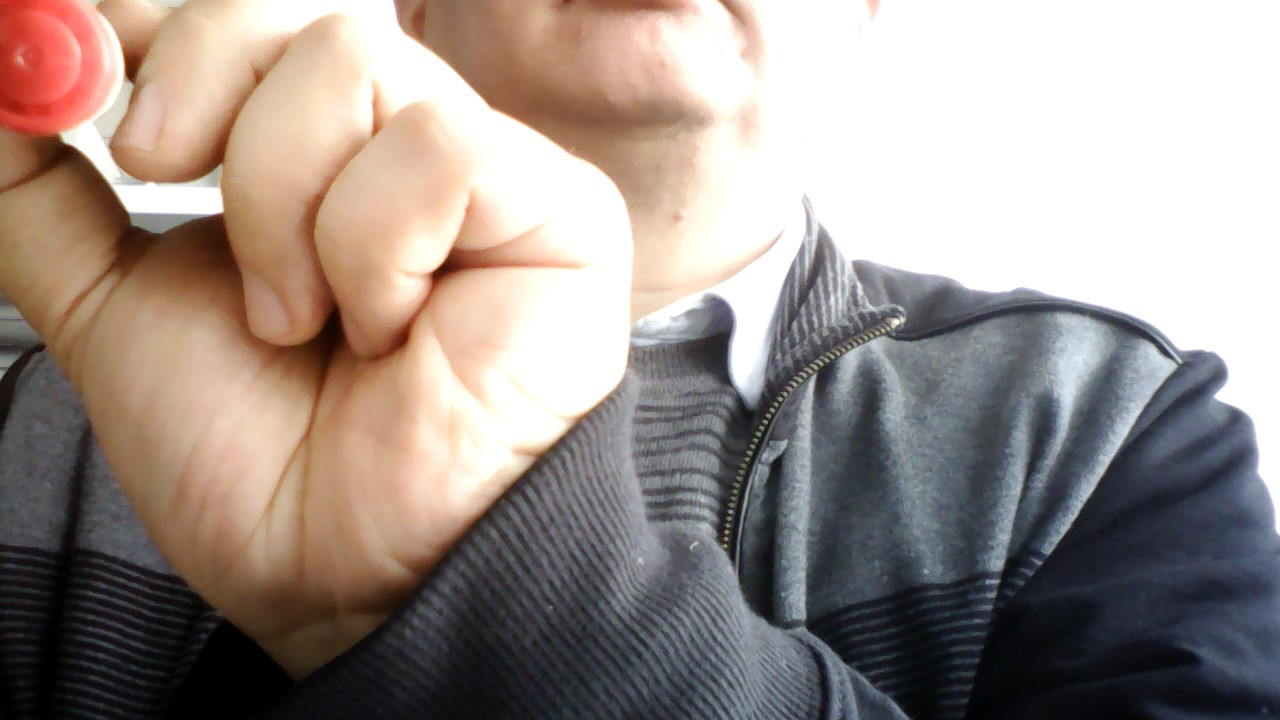
#> input picture lj/images/red.jpg, 1280 x 720 px, found by its file name
$ python hsvDetect.py
#> lines starting #> are read from the running program, lines starting #| are printed output that depends on the picture; after the words box and inside, x2 and y2 are one past the last pixel; in counts of white or black regions, pixels touching at a corner belong together
'''
Author: linin00
Date: 2022-11-02 18:10:06
LastEditTime: 2022-11-02 18:26:03
LastEditors: linin00
Description:
FilePath: /lj/11.02/hsvDetect.py

'''
import cv2
import numpy as np

img=cv2.imread("./images/red.jpg")
#> img is the input picture: shape (720, 1280, 3); mean B, G, R 137.7, 143.6, 155.5

imghsv=cv2.cvtColor(img,cv2.COLOR_BGR2HSV)
#> imghsv: shape (720, 1280, 3); mean H, S, V 51, 53.9, 160.4

lower_red=np.array([1,200,100])
upper_red=np.array([8,255,255])

redobj=cv2.inRange(imghsv,lower_red,upper_red)
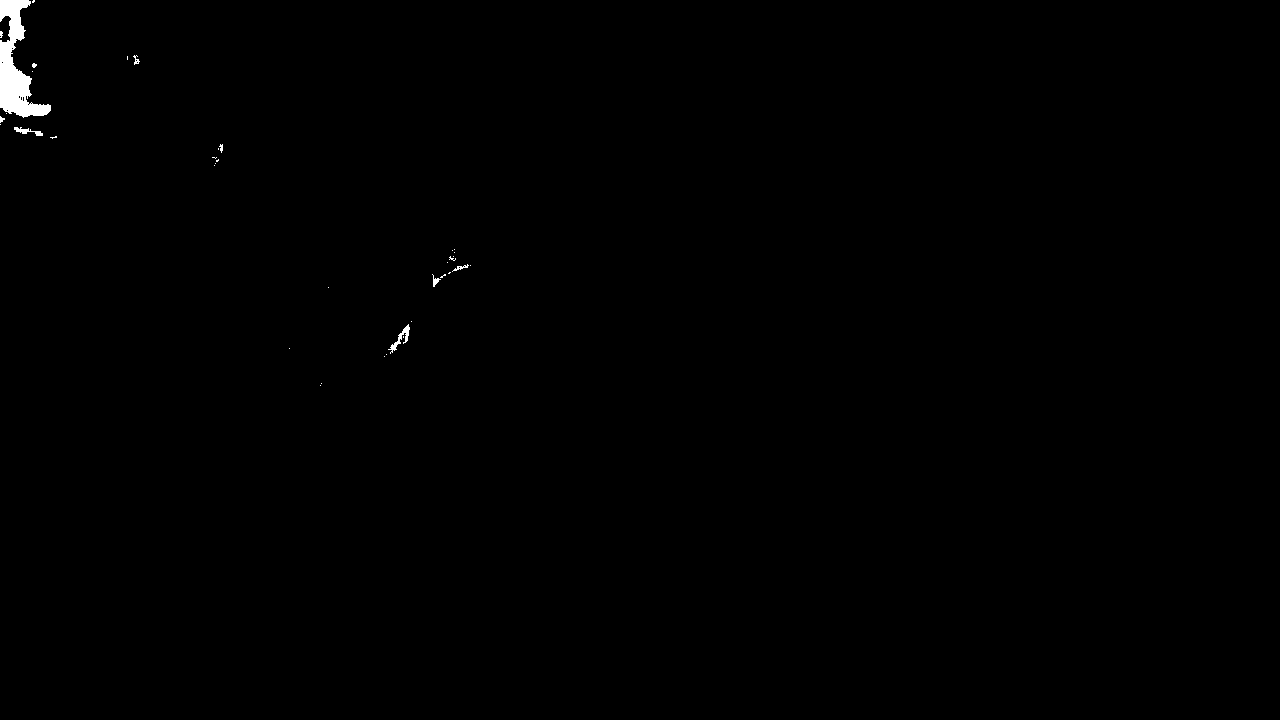
#> redobj: shape (720, 1280); 0.34% white; 38 white regions (30 under 20 px)

conts,hrc=cv2.findContours(redobj,cv2.RETR_TREE,cv2.CHAIN_APPROX_SIMPLE)
#> conts = 50 contours, 45 with area under 20; largest, box (x1, y1, x2, y2) and area: (0, 0, 51, 118) 2432, (388, 324, 410, 354) 112, (14, 127, 43, 136) 70, (432, 274, 441, 287) 27, (452, 264, 469, 272) 25; hrc = 50 rows, first 6: [1, -1, -1, -1], [2, 0, -1, -1], [3, 1, -1, -1], [4, 2, -1, -1], [5, 3, -1, -1], [6, 4, -1, -1]
print(conts)
#| [array([[[320, 385]]], dtype=int32), array([[[321, 383]]], dtype=int32), array([[[384, 356]]], dtype=int32), array([[[386, 354]]], dtype=int32), array([[[289, 348]]], dtype=int32), array([[[403, 336]],
#|        [[403, 337]]], dtype=int32), array([[[408, 324]],
#|        [[403, 329]],
#|        [[403, 330]],
#|        [[402, 331]],
#|        [[402, 332]],
#|        [[401, 333]],
#|        [[400, 333]],
#|        [[398, 335]],
#|        [[399, 336]],
#|        [[398, 337]],
#|        [[398, 340]],
#> (further printed lines are left out)

img = cv2.drawContours(img, conts, -1, (0,255,0), 3)
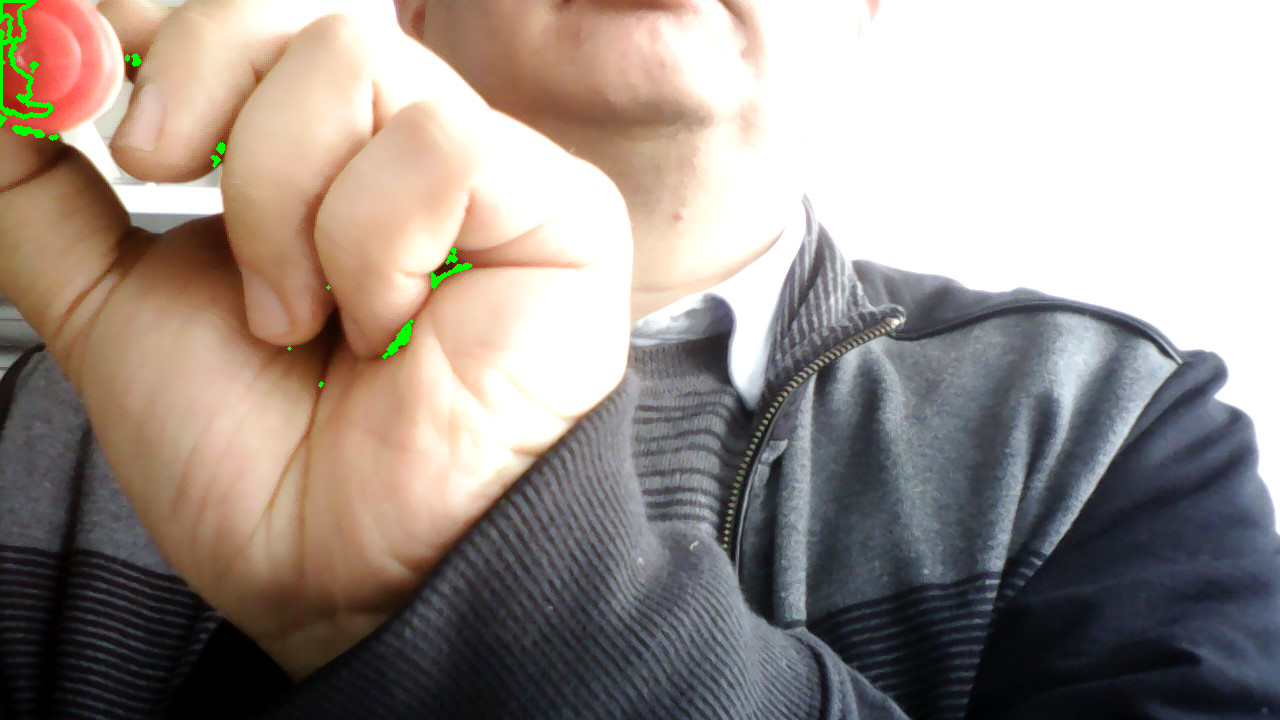
#> img: shape (720, 1280, 3); 0.35% of pixels changed, all inside (x1, y1, x2, y2) = (0, 0, 473, 388)

bigconts=[]
for cont in conts:
  area = cv2.contourArea(cont)
  if area >200:
    bigconts.append(cont)
#> this loop made 50 passes
#> area on passes 7, 11, 14, 30, 42: 112, 27, 25, 69.5, 2432.5
#> after the loop, bigconts = 1 contour; box (x1, y1, x2, y2) and area: (0, 0, 51, 118) 2432

for bigcnt in bigconts:
  M=cv2.moments(bigcnt)
  cx=int(M['m10']/M['m00'])
  cy=int(M['m01']/M['m00'])
  cv2.circle(img,(cx,cy),100,(0,0,255),5)
#> this loop made 1 pass
#> (cx, cy) on pass 1: (15, 67)
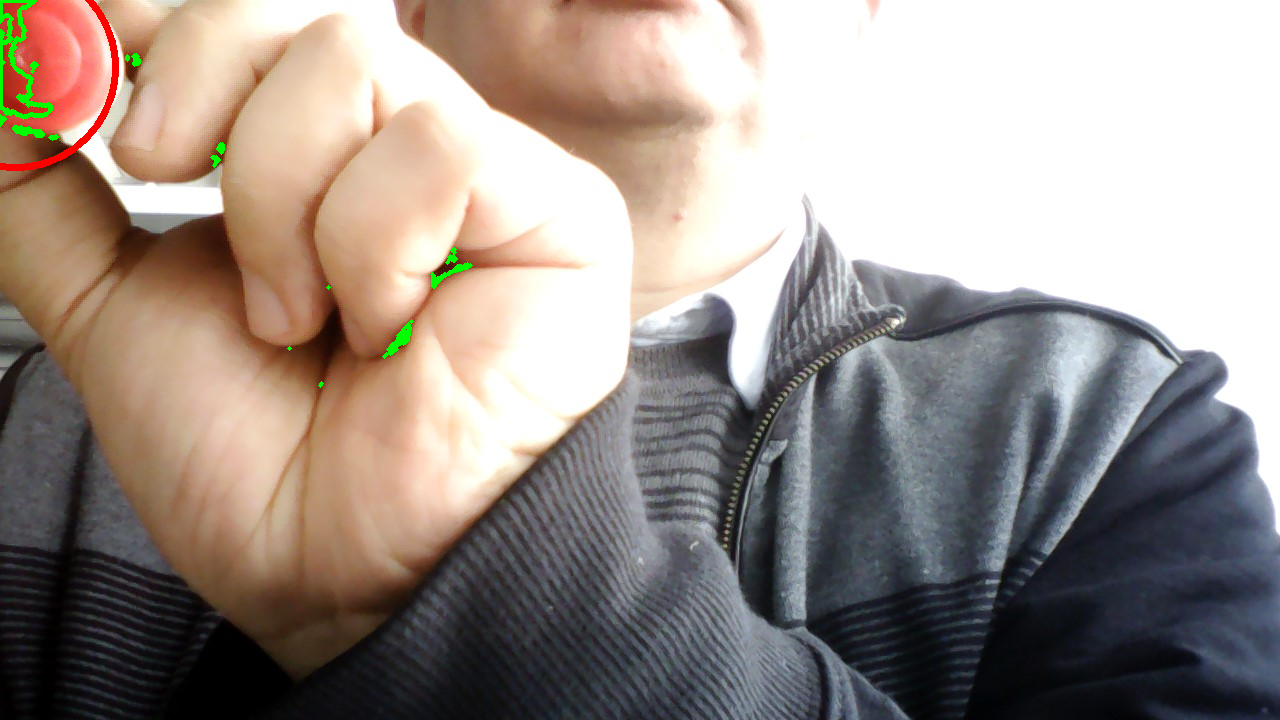
#> img: shape (720, 1280, 3); 0.19% of pixels changed, all inside (x1, y1, x2, y2) = (0, 0, 119, 171)

img = cv2.drawContours(img, bigconts, -1, (255,0,0), 10)
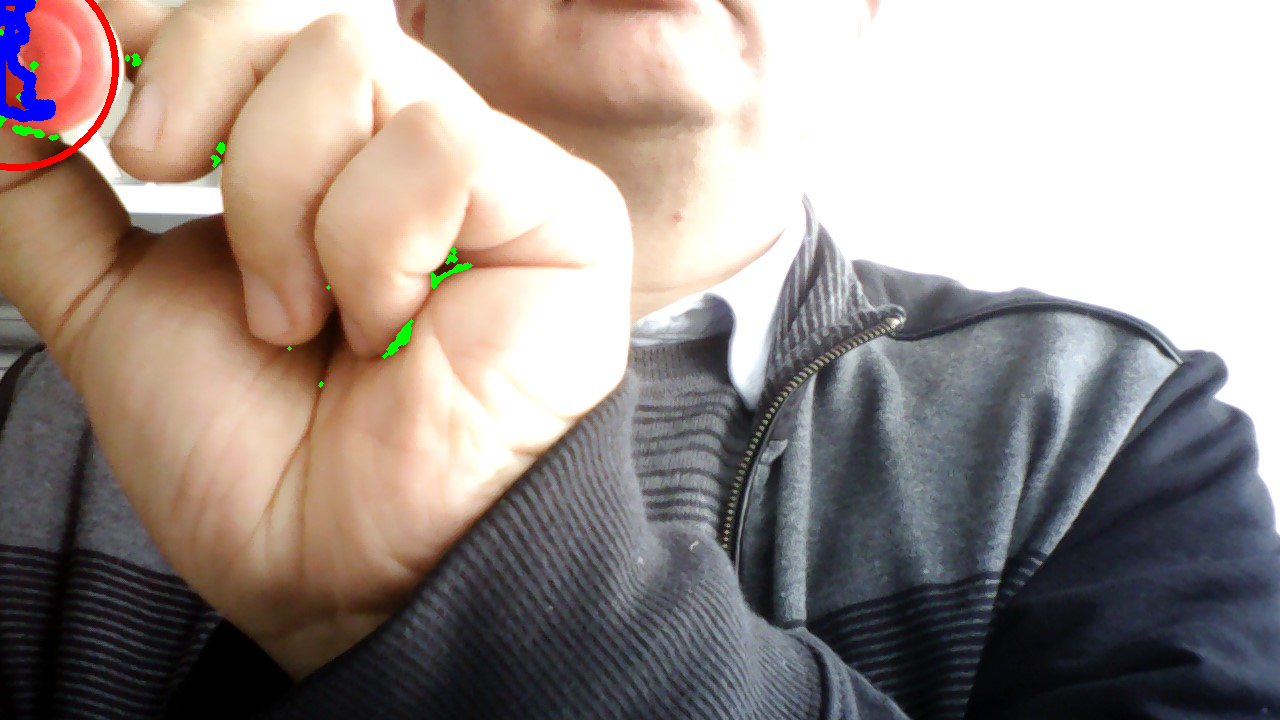
#> img: shape (720, 1280, 3); 0.36% of pixels changed, all inside (x1, y1, x2, y2) = (0, 0, 56, 123)

cv2.imshow("redobj",redobj)
cv2.imshow("myshowwindwos",img)

cv2.waitKey(0)
cv2.destroyAllWindows()
